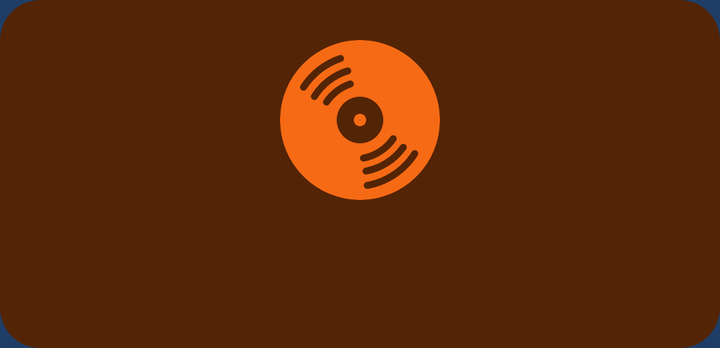
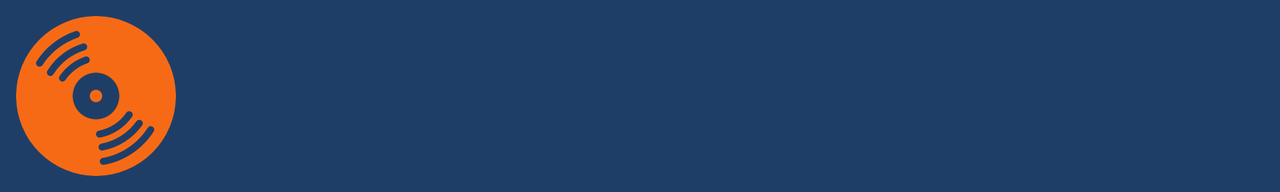

Two renders of one Android screen. The first uses the default layout on a phone; the second uses the alternative layout the repository ships for a different screen configuration, on a matching device. The two XML files are below.
<!-- AndroidManifest.xml: application theme Theme.AlbumDisplayer -->
<!-- res/layout/album_list_item.xml -->
<?xml version="1.0" encoding="utf-8"?>
<androidx.cardview.widget.CardView xmlns:android="http://schemas.android.com/apk/res/android"
    xmlns:app="http://schemas.android.com/apk/res-auto"
    xmlns:tools="http://schemas.android.com/tools"
    android:layout_width="match_parent"
    android:layout_height="wrap_content"
    tools:showIn="@layout/track_list_fragment">

    <androidx.constraintlayout.widget.ConstraintLayout
        android:layout_width="match_parent"
        android:layout_height="match_parent"
        android:layout_margin="12dp"
        android:gravity="center"
        android:orientation="vertical">

        <com.google.android.material.imageview.ShapeableImageView
            android:id="@+id/album_list_item_thumbnail"
            android:layout_width="80dp"
            android:layout_height="80dp"
            android:layout_margin="8dp"
            android:src="@drawable/ic_music_disc"
            tools:src="@tools:sample/avatars"
            app:layout_constraintBottom_toTopOf="@id/album_list_item_id"
            app:layout_constraintEnd_toEndOf="parent"
            app:layout_constraintStart_toStartOf="parent"
            app:layout_constraintTop_toTopOf="parent"
            app:layout_constraintVertical_bias="0"
            app:layout_constraintVertical_chainStyle="packed"
            app:shapeAppearance="@style/Theme.AlbumDisplayer.ShapeImageView.Circle" />

        <TextView
            android:id="@+id/album_list_item_id"
            android:layout_width="wrap_content"
            android:layout_height="wrap_content"
            android:layout_margin="8dp"
            app:layout_constraintBottom_toTopOf="@id/album_list_item_title"
            app:layout_constraintEnd_toEndOf="parent"
            app:layout_constraintStart_toStartOf="parent"
            app:layout_constraintTop_toBottomOf="@id/album_list_item_thumbnail"
            app:layout_constraintVertical_chainStyle="spread_inside"
            tools:text="@tools:sample/us_zipcodes" />

        <TextView
            android:id="@+id/album_list_item_title"
            android:layout_width="wrap_content"
            android:layout_height="wrap_content"
            android:layout_marginHorizontal="8dp"
            android:ellipsize="middle"
            android:textAlignment="center"
            app:layout_constrainedWidth="true"
            app:layout_constraintBottom_toBottomOf="parent"
            app:layout_constraintEnd_toEndOf="parent"
            app:layout_constraintStart_toStartOf="parent"
            app:layout_constraintTop_toBottomOf="@id/album_list_item_id"
            tools:text="@tools:sample/lorem" />
    </androidx.constraintlayout.widget.ConstraintLayout>
</androidx.cardview.widget.CardView>
<!-- resources referenced by this layout -->
<resources>
  <!-- drawable ic_music_disc: vector/xml drawable (drawable, 2730 chars, omitted) -->
  <style name="Theme.AlbumDisplayer.ShapeImageView.Circle" parent="">
          <item name="cornerSize">50%</item>
          <item name="background">@android:color/transparent</item>
      </style>
  <style name="Theme.AlbumDisplayer" parent="Theme.MaterialComponents.DayNight.DarkActionBar">
          
          <item name="colorPrimary">@color/primary_color</item>
          <item name="colorPrimaryVariant">@color/primary_color_variant</item>
          
          <item name="colorSecondary">@color/secondary_color</item>
          <item name="colorSecondaryVariant">@color/secondary_color_variant</item>
          
          <item name="android:statusBarColor" tools:targetApi="l">?attr/colorPrimaryVariant</item>
          
          <item name="windowActionBar">false</item>
          <item name="android:textColor">@android:color/white</item>
          <item name="windowNoTitle">true</item>
          <item name="textAllCaps">false</item>
          <item name="android:windowBackground">?attr/colorSecondaryVariant</item>
          <item name="cardViewStyle">@style/Theme.AlbumDisplayer.cardViewStyle</item>
      </style>
  <color name="primary_color">#F66A15</color>
  <color name="primary_color_variant">#532406</color>
  <color name="secondary_color">#3E79C8</color>
  <color name="secondary_color_variant">#1F3E67</color>
  <style name="Theme.AlbumDisplayer.cardViewStyle">
          <item name="cardBackgroundColor">?attr/colorPrimaryVariant</item>
          <item name="cardCornerRadius">20dp</item>
      </style>
</resources>
<!-- res/layout-land/album_list_item.xml (the repository's variant of the layout above) -->
<!-- drawn on the phone turned sideways -->
<?xml version="1.0" encoding="utf-8"?>
<androidx.constraintlayout.widget.ConstraintLayout xmlns:android="http://schemas.android.com/apk/res/android"
    xmlns:app="http://schemas.android.com/apk/res-auto"
    xmlns:tools="http://schemas.android.com/tools"
    android:layout_width="match_parent"
    tools:showIn="@layout/track_list_fragment"
    android:layout_height="wrap_content">

    <com.google.android.material.imageview.ShapeableImageView
        android:id="@+id/album_list_item_thumbnail"
        android:layout_width="80dp"
        android:layout_height="80dp"
        android:layout_margin="8dp"
        android:src="@drawable/ic_music_disc"
        tools:src="@tools:sample/avatars"
        app:layout_constraintBottom_toBottomOf="parent"
        app:layout_constraintStart_toStartOf="parent"
        app:layout_constraintTop_toTopOf="parent"
        app:shapeAppearance="@style/Theme.AlbumDisplayer.ShapeImageView.Circle" />

    <TextView
        android:id="@+id/album_list_item_id"
        android:layout_width="wrap_content"
        android:layout_height="wrap_content"
        android:layout_margin="8dp"
        android:textSize="18sp"
        app:layout_constraintBottom_toTopOf="@id/album_list_item_title"
        app:layout_constraintEnd_toEndOf="parent"
        app:layout_constraintHorizontal_bias="0"
        app:layout_constraintStart_toEndOf="@id/album_list_item_thumbnail"
        app:layout_constraintTop_toTopOf="@id/album_list_item_thumbnail"
        app:layout_constraintVertical_chainStyle="spread_inside"
        tools:text="@tools:sample/us_zipcodes" />

    <TextView
        android:id="@+id/album_list_item_title"
        android:layout_width="wrap_content"
        android:layout_height="0dp"
        android:textSize="12sp"
        android:layout_marginHorizontal="8dp"
        android:ellipsize="middle"
        app:layout_constrainedWidth="true"
        app:layout_constraintBottom_toBottomOf="@id/album_list_item_thumbnail"
        app:layout_constraintEnd_toEndOf="parent"
        app:layout_constraintHorizontal_bias="0"
        app:layout_constraintStart_toEndOf="@id/album_list_item_thumbnail"
        app:layout_constraintTop_toBottomOf="@id/album_list_item_id"
        tools:text="@tools:sample/lorem/random" />
</androidx.constraintlayout.widget.ConstraintLayout>
